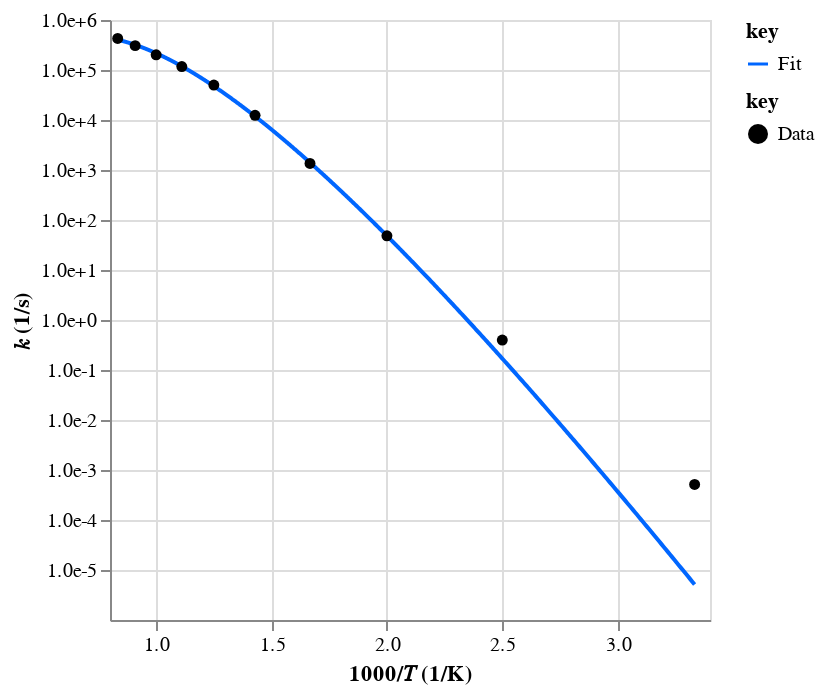
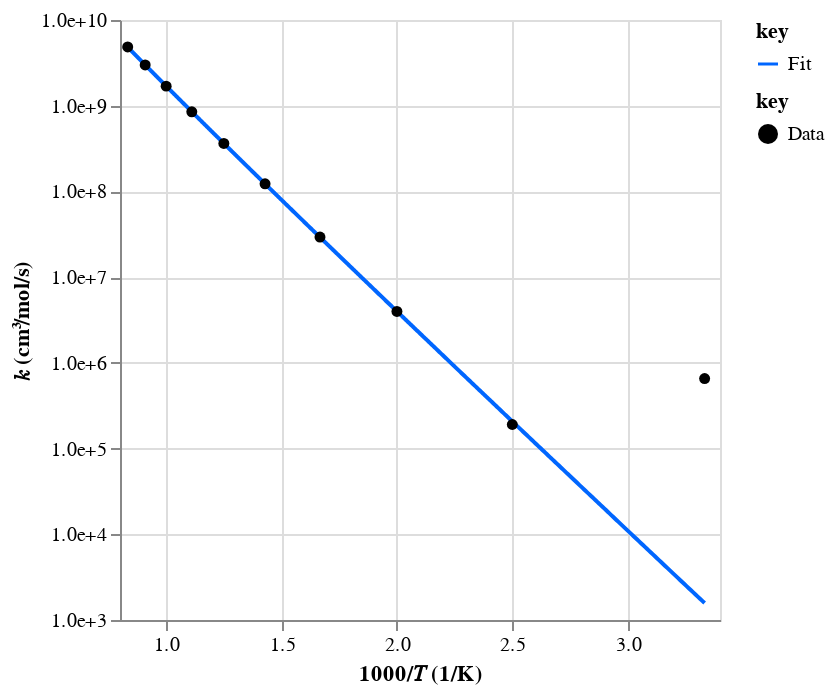
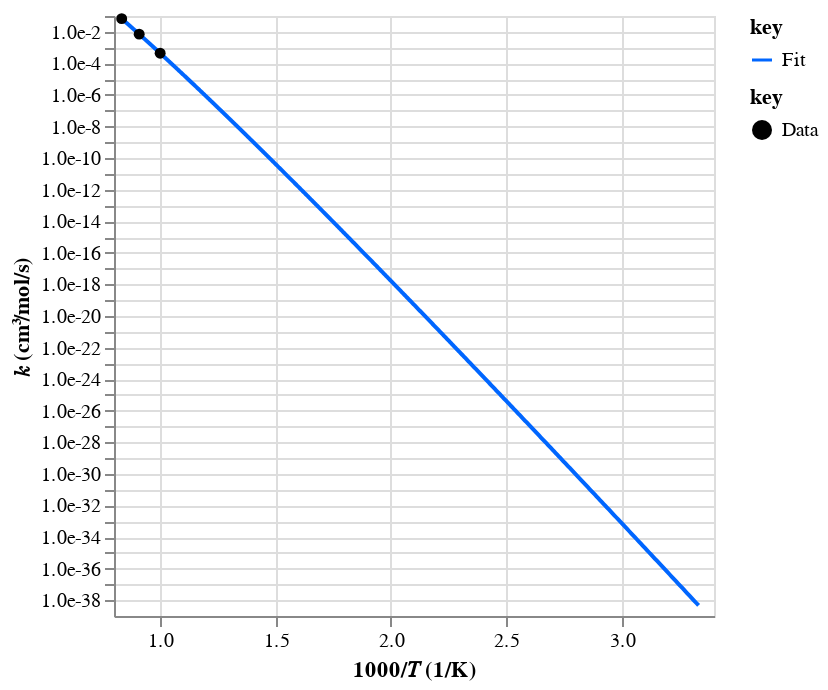
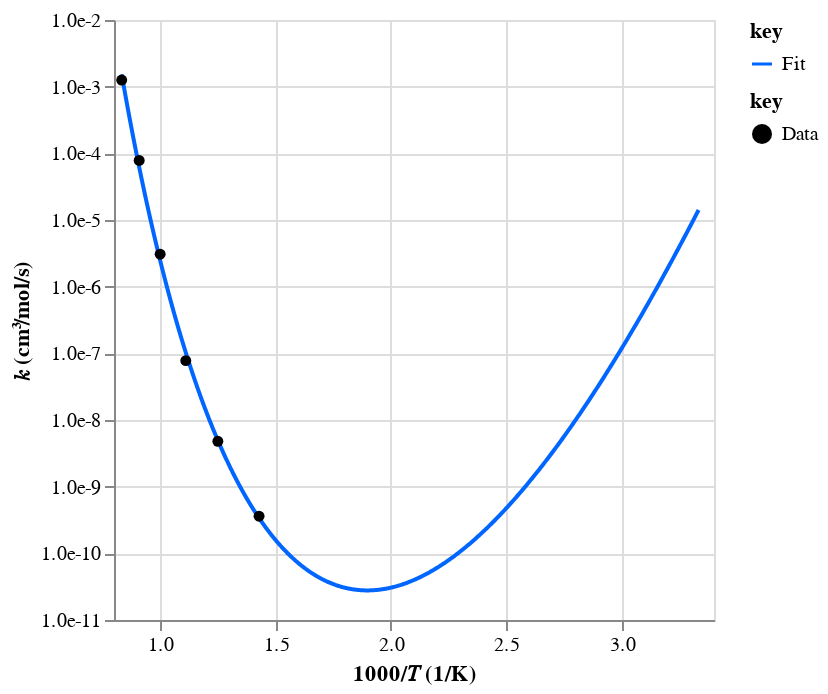

Source (notebook cell) for these figures, in order:
### Code cell
print("Well-skipping rates:")
for rate_key in mess.surf.rate_keys(surf_out, direct=False):
    print(rate_key)
    rate = surf_out.rates[rate_key]
    rate_fit = surf_out.rate_fits[rate_key]
    display(
        ac.rate.data.display([rate, rate_fit], T_range=T_range, label=["Data", "Fit"])
    )

    branch_frac_arr = branch_frac_dct[rate_key]
    branch_frac = np.nanmedian(branch_frac_arr)
    print(f"Median branching fraction: {branch_frac}")
    print(branch_frac_arr)
    print()

### Figure 1 — Vega-Lite specification as saved in the notebook (floating-point values rounded to 4 significant figures; data arrays with more than 128 entries replaced by an {"elided": "..."} marker saying what was removed)
{"config": {"view": {"continuousWidth": 300, "continuousHeight": 300}}, "layer": [{"data": {"name": "data-31e8fd8346cbb9334e5899d9f36889f2"}, "mark": {"type": "line"}, "encoding": {"color": {"field": "key", "scale": {"domain": ["Fit"], "range": ["#0066ff"]}, "type": "nominal"}, "x": {"field": "x", "scale": {"zero": false}, "title": "1000/𝑇 (1/K)", "type": "quantitative"}, "y": {"axis": {"format": ".1e", "values": [1e-05, 0.0001, 0.001, 0.01, 0.1, 1, 10, 100, 1000, 10000, 100000, 1000000, 10000000]}, "field": "value", "scale": {"type": "log"}, "title": "𝑘 (1/s)", "type": "quantitative"}}, "transform": [{"fold": ["Fit"]}]}, {"data": {"name": "data-5553fc17bf056c768ce6b66074e90d15"}, "mark": {"type": "point", "filled": true, "opacity": 1}, "encoding": {"color": {"field": "key", "scale": {"domain": ["Data"], "range": ["#000000"]}, "type": "nominal"}, "x": {"field": "x", "scale": {"zero": false}, "title": "1000/𝑇 (1/K)", "type": "quantitative"}, "y": {"axis": {"format": ".1e", "values": [0.001, 0.01, 0.1, 1, 10, 100, 1000, 10000, 100000, 1000000, 10000000]}, "field": "value", "scale": {"type": "log"}, "title": "𝑘 (1/s)", "type": "quantitative"}}, "transform": [{"fold": ["Data"]}]}], "resolve": {"scale": {"color": "independent"}}, "$schema": "https://vega.github.io/schema/vega-lite/v5.20.1.json", "datasets": {"data-31e8fd8346cbb9334e5899d9f36889f2": {"elided": "1000 records"}, "data-5553fc17bf056c768ce6b66074e90d15": [{"x": 3.333, "Data": 0.000515}, {"x": 2.5, "Data": 0.397}, {"x": 2.0, "Data": 48.4}, {"x": 1.667, "Data": 1350.0}, {"x": 1.429, "Data": 12400.0}, {"x": 1.25, "Data": 50100.0}, {"x": 1.111, "Data": 117000.0}, {"x": 1.0, "Data": 201000.0}, {"x": 0.9091, "Data": 307000.0}, {"x": 0.8333, "Data": 428000.0}]}}

### Figure 2 — Vega-Lite specification as saved in the notebook (floating-point values rounded to 4 significant figures; data arrays with more than 128 entries replaced by an {"elided": "..."} marker saying what was removed)
{"config": {"view": {"continuousWidth": 300, "continuousHeight": 300}}, "layer": [{"data": {"name": "data-e573badc48f222c0014670b76d8da475"}, "mark": {"type": "line"}, "encoding": {"color": {"field": "key", "scale": {"domain": ["Fit"], "range": ["#0066ff"]}, "type": "nominal"}, "x": {"field": "x", "scale": {"zero": false}, "title": "1000/𝑇 (1/K)", "type": "quantitative"}, "y": {"axis": {"format": ".1e", "values": [1000, 10000, 100000, 1000000, 10000000, 100000000, 1000000000, 10000000000, 100000000000]}, "field": "value", "scale": {"type": "log"}, "title": "𝑘 (cm³/mol/s)", "type": "quantitative"}}, "transform": [{"fold": ["Fit"]}]}, {"data": {"name": "data-1408abc053dcd9c4ae403f0a93a5cf61"}, "mark": {"type": "point", "filled": true, "opacity": 1}, "encoding": {"color": {"field": "key", "scale": {"domain": ["Data"], "range": ["#000000"]}, "type": "nominal"}, "x": {"field": "x", "scale": {"zero": false}, "title": "1000/𝑇 (1/K)", "type": "quantitative"}, "y": {"axis": {"format": ".1e", "values": [100000, 1000000, 10000000, 100000000, 1000000000, 10000000000, 100000000000]}, "field": "value", "scale": {"type": "log"}, "title": "𝑘 (cm³/mol/s)", "type": "quantitative"}}, "transform": [{"fold": ["Data"]}]}], "resolve": {"scale": {"color": "independent"}}, "$schema": "https://vega.github.io/schema/vega-lite/v5.20.1.json", "datasets": {"data-e573badc48f222c0014670b76d8da475": {"elided": "1000 records"}, "data-1408abc053dcd9c4ae403f0a93a5cf61": [{"x": 3.333, "Data": 656400.0}, {"x": 2.5, "Data": 190900.0}, {"x": 2.0, "Data": 3981000.0}, {"x": 1.667, "Data": 29330000.0}, {"x": 1.429, "Data": 122900000.0}, {"x": 1.25, "Data": 363100000.0}, {"x": 1.111, "Data": 849100000.0}, {"x": 1.0, "Data": 1692000000.0}, {"x": 0.9091, "Data": 2987000000.0}, {"x": 0.8333, "Data": 4848000000.0}]}}

### Figure 3 — Vega-Lite specification as saved in the notebook (floating-point values rounded to 4 significant figures; data arrays with more than 128 entries replaced by an {"elided": "..."} marker saying what was removed)
{"config": {"view": {"continuousWidth": 300, "continuousHeight": 300}}, "layer": [{"data": {"name": "data-15aeeacefa824d9d381397714ca2f7e4"}, "mark": {"type": "line"}, "encoding": {"color": {"field": "key", "scale": {"domain": ["Fit"], "range": ["#0066ff"]}, "type": "nominal"}, "x": {"field": "x", "scale": {"zero": false}, "title": "1000/𝑇 (1/K)", "type": "quantitative"}, "y": {"axis": {"format": ".1e", "values": [1e-38, 1e-37, 1e-36, 1e-35, 1e-34, 1e-33, 1e-32, 1e-31, 1e-30, 1e-29, 1e-28, 1e-27, 1e-26, 1e-25, 1e-24, 1e-23, 1e-22, 1e-21, 1e-20, 1e-19, 1e-18, 1e-17, 1e-16, 1e-15, 1e-14, 1e-13, 1e-12, 1e-11, 1e-10, 1e-09, 1e-08, 1e-07, 1e-06, 1e-05, 0.0001, 0.001, 0.01, 0.1, 1]}, "field": "value", "scale": {"type": "log"}, "title": "𝑘 (cm³/mol/s)", "type": "quantitative"}}, "transform": [{"fold": ["Fit"]}]}, {"data": {"name": "data-917c0047103b6524dd15fb7717d3cc70"}, "mark": {"type": "point", "filled": true, "opacity": 1}, "encoding": {"color": {"field": "key", "scale": {"domain": ["Data"], "range": ["#000000"]}, "type": "nominal"}, "x": {"field": "x", "scale": {"zero": false}, "title": "1000/𝑇 (1/K)", "type": "quantitative"}, "y": {"axis": {"format": ".1e", "values": [0.001, 0.01, 0.1, 1, 10]}, "field": "value", "scale": {"type": "log"}, "title": "𝑘 (cm³/mol/s)", "type": "quantitative"}}, "transform": [{"fold": ["Data"]}]}], "resolve": {"scale": {"color": "independent"}}, "$schema": "https://vega.github.io/schema/vega-lite/v5.20.1.json", "datasets": {"data-15aeeacefa824d9d381397714ca2f7e4": {"elided": "1000 records"}, "data-917c0047103b6524dd15fb7717d3cc70": [{"x": 3.333, "Data": null}, {"x": 2.5, "Data": null}, {"x": 2.0, "Data": null}, {"x": 1.667, "Data": null}, {"x": 1.429, "Data": null}, {"x": 1.25, "Data": null}, {"x": 1.111, "Data": null}, {"x": 1.0, "Data": 0.0004414}, {"x": 0.9091, "Data": 0.007106}, {"x": 0.8333, "Data": 0.06805}]}}

### Figure 4 — Vega-Lite specification as saved in the notebook (floating-point values rounded to 4 significant figures; data arrays with more than 128 entries replaced by an {"elided": "..."} marker saying what was removed)
{"config": {"view": {"continuousWidth": 300, "continuousHeight": 300}}, "layer": [{"data": {"name": "data-3ae6d27d5d97b02fd1bdfa3c9ee4663b"}, "mark": {"type": "line"}, "encoding": {"color": {"field": "key", "scale": {"domain": ["Fit"], "range": ["#0066ff"]}, "type": "nominal"}, "x": {"field": "x", "scale": {"zero": false}, "title": "1000/𝑇 (1/K)", "type": "quantitative"}, "y": {"axis": {"format": ".1e", "values": [1e-11, 1e-10, 1e-09, 1e-08, 1e-07, 1e-06, 1e-05, 0.0001, 0.001, 0.01]}, "field": "value", "scale": {"type": "log"}, "title": "𝑘 (cm³/mol/s)", "type": "quantitative"}}, "transform": [{"fold": ["Fit"]}]}, {"data": {"name": "data-be3b13e95b474b486d177649d9e9b1ad"}, "mark": {"type": "point", "filled": true, "opacity": 1}, "encoding": {"color": {"field": "key", "scale": {"domain": ["Data"], "range": ["#000000"]}, "type": "nominal"}, "x": {"field": "x", "scale": {"zero": false}, "title": "1000/𝑇 (1/K)", "type": "quantitative"}, "y": {"axis": {"format": ".1e", "values": [1e-09, 1e-08, 1e-07, 1e-06, 1e-05, 0.0001, 0.001, 0.01, 0.1, 1, 10]}, "field": "value", "scale": {"type": "log"}, "title": "𝑘 (cm³/mol/s)", "type": "quantitative"}}, "transform": [{"fold": ["Data"]}]}], "resolve": {"scale": {"color": "independent"}}, "$schema": "https://vega.github.io/schema/vega-lite/v5.20.1.json", "datasets": {"data-3ae6d27d5d97b02fd1bdfa3c9ee4663b": {"elided": "1000 records"}, "data-be3b13e95b474b486d177649d9e9b1ad": [{"x": 3.333, "Data": null}, {"x": 2.5, "Data": null}, {"x": 2.0, "Data": null}, {"x": 1.667, "Data": null}, {"x": 1.429, "Data": 3.601e-10}, {"x": 1.25, "Data": 4.8e-09}, {"x": 1.111, "Data": 7.769e-08}, {"x": 1.0, "Data": 3.065e-06}, {"x": 0.9091, "Data": 7.829e-05}, {"x": 0.8333, "Data": 0.001259}]}}
